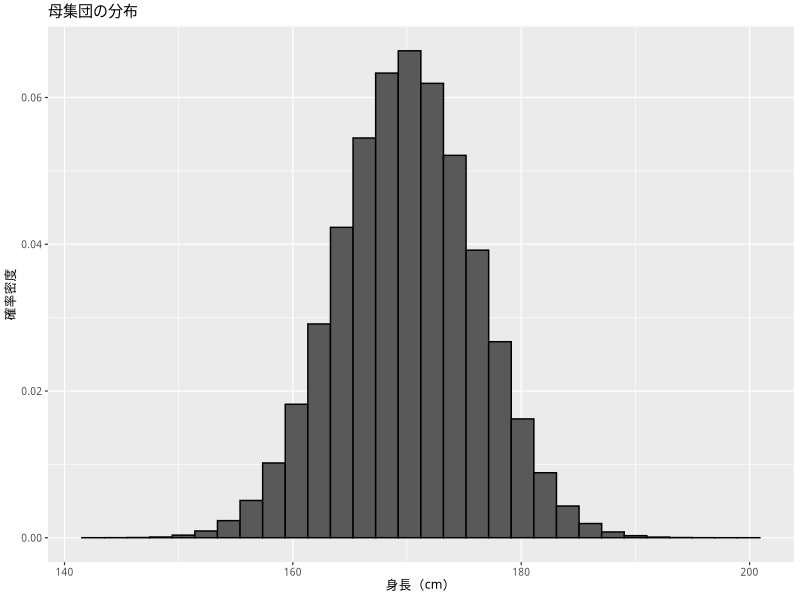
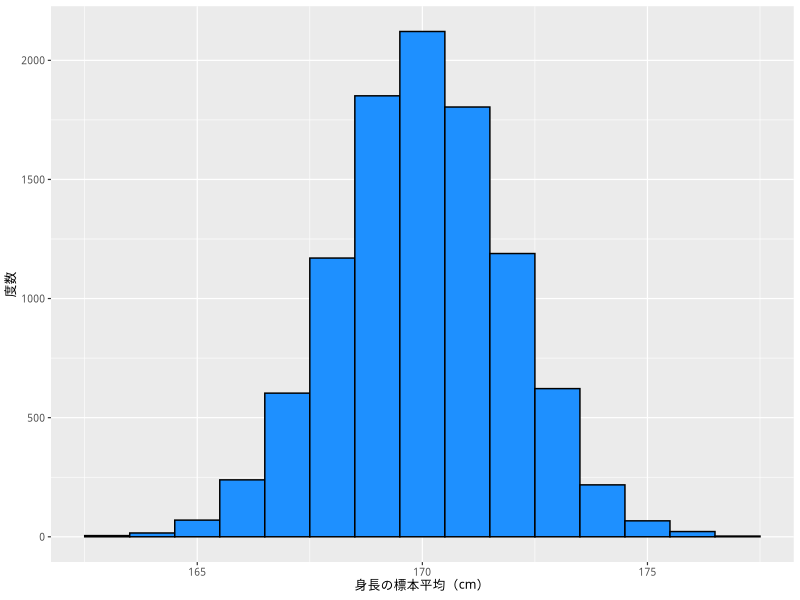
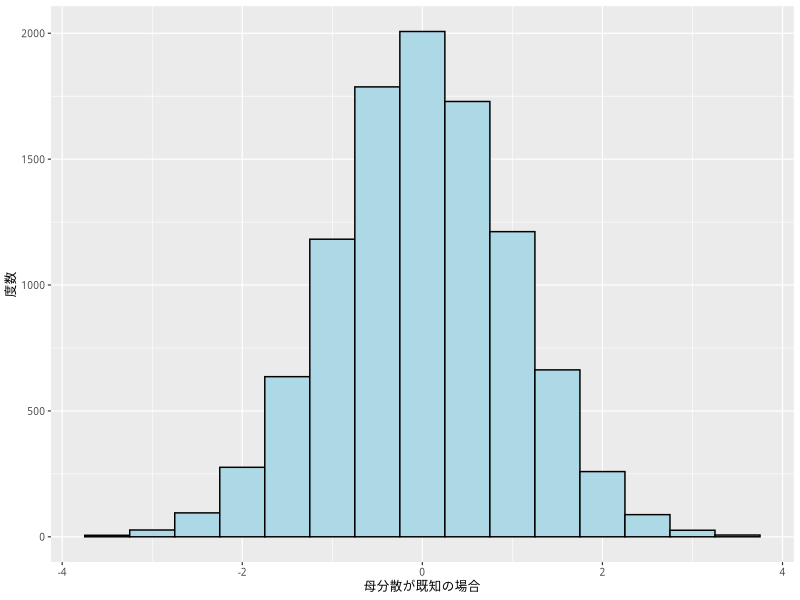
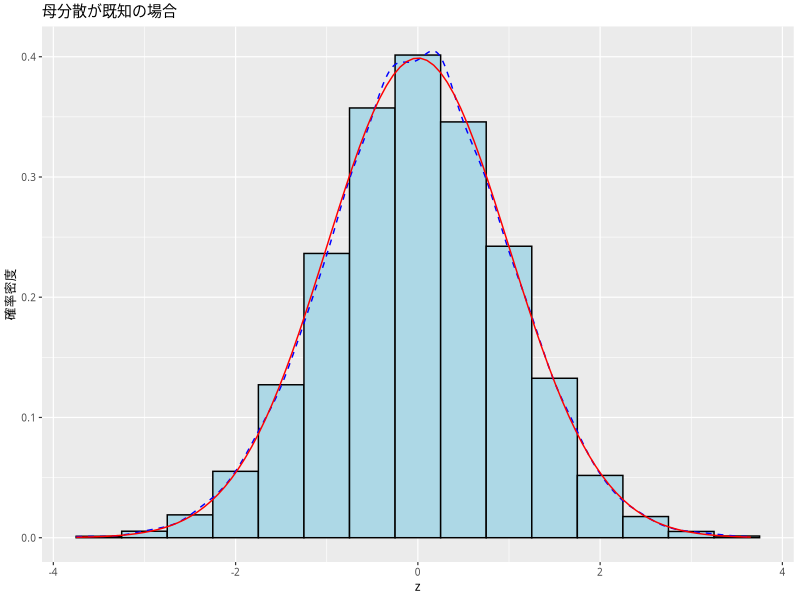
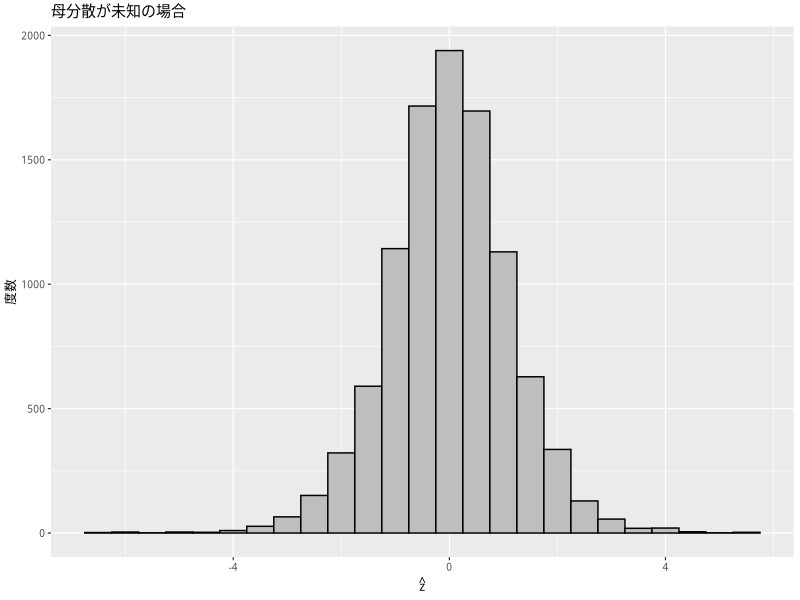
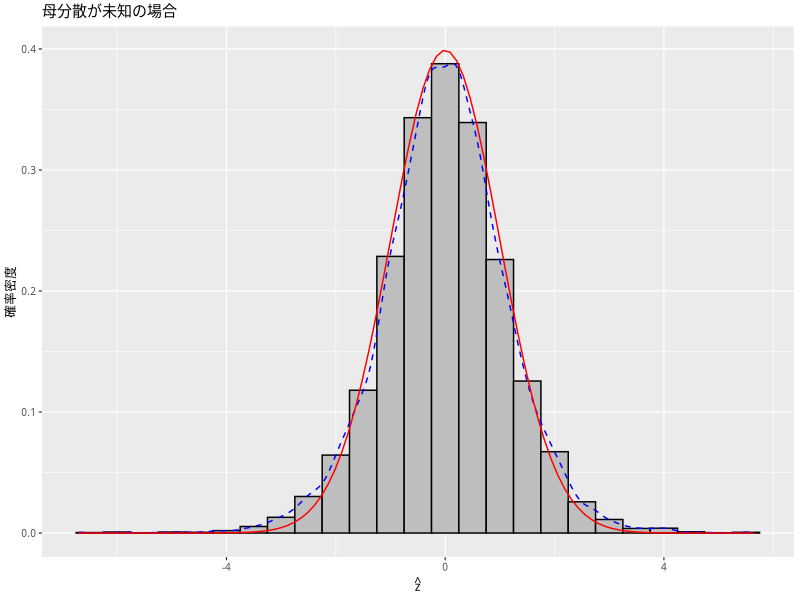
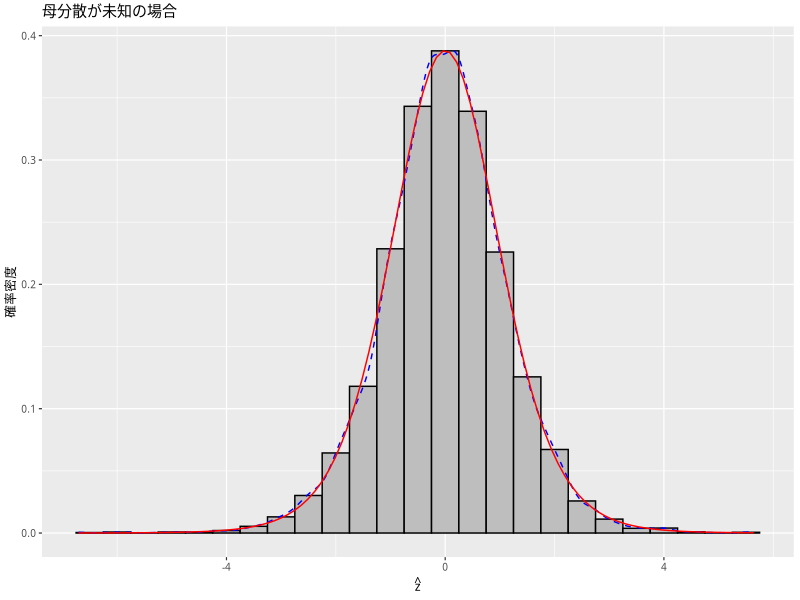
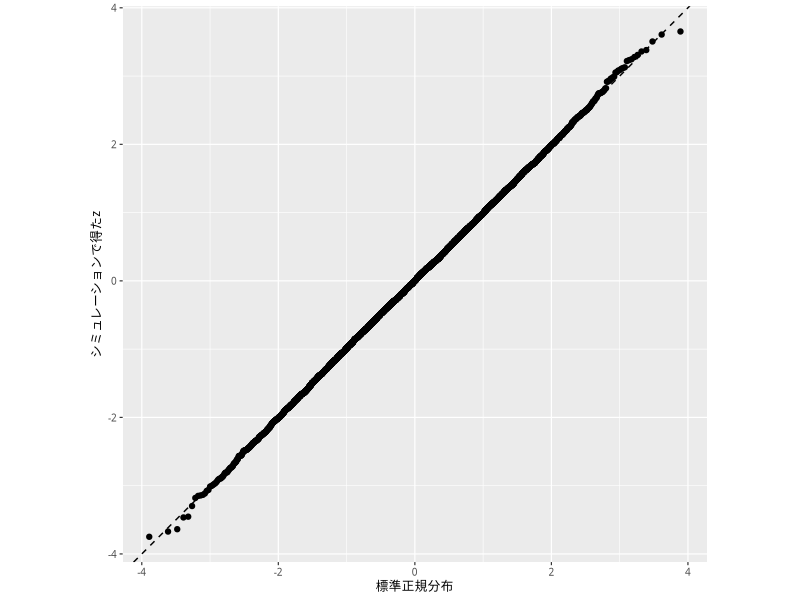

Write R code to recreate these figures, in order.
## ---- chunk 1
#| include: false

if (knitr::is_latex_output()) {
  knitr::opts_chunk$set(dev = 'cairo_pdf')
}
## ---- chunk 2
#| echo: false
#| message:  false

library(tidyverse)
my_font <- 'HiraginoSans-W3'
theme_set(theme_gray(base_size = 9,
                     base_family = my_font))
## ---- chunk 3
pop <- rnorm(1e6, mean = 170, sd = 6)
pop_height <- ggplot(tibble(pop),
                     aes(x = pop,
                         y = after_stat(density))) +
  geom_histogram(color = 'black') +
  labs(x = '身長（cm）',
       y = '確率密度',
       title = '母集団の分布')
plot(pop_height)
## ---- chunk 4
mean(pop)
## ---- chunk 5
sd(pop)
## ---- chunk 6
N <- 10
n_sims <- 1e4
means <- rep(NA, 1e4)
## ---- chunk 7
u <- rep(NA, 1e4)
## ---- chunk 8
for (i in 1 : n_sims) {
  smpl <- sample(pop, size = N, replace = FALSE)
  means[i] <- mean(smpl)
  u[i] <- sd(smpl)
}
## ---- chunk 9
df_sim <- tibble(mean = means,
                 sd   = u)
h1 <- ggplot(df_sim, aes(x = mean)) +
  geom_histogram(binwidth = 1,
                 color    = 'black',
                 fill     = 'dodgerblue') +
  labs(x = '身長の標本平均（cm）',
       y = '度数')
plot(h1)
## ---- chunk 10
(mu <- mean(means))
## ---- chunk 11
(sigma <- sd(pop))
## ---- chunk 12
z <- (means - mu) / (sigma / sqrt(N))
## ---- chunk 13
df_sim$z <- z
h2 <- ggplot(df_sim, aes(x = z)) +
  geom_histogram(binwidth = 0.5,
                 color    = 'black',
                 fill     = 'lightblue') +
  labs(x = '母分散が既知の場合',
       y = '度数')
plot(h2)
## ---- chunk 14
h3 <- ggplot(df_sim) +
  geom_histogram(aes(x = z,
                     y = after_stat(density)),
                 binwidth = 0.5,
                 color    = 'black',
                 fill     = 'lightblue') +
  geom_density(aes(x = z,
                   y = after_stat(density)),
               color    = 'blue',
               linetype = 'dashed') +
  stat_function(fun         = dnorm,
                inherit.aes = FALSE,
                color       = 'red') +
  labs(y = '確率密度',
       title = '母分散が既知の場合')
plot(h3)
## ---- chunk 15
z_hat <- (means - mu) / (u / sqrt(N))
## ---- chunk 16
df_sim$z_hat <- z_hat
h4 <- ggplot(df_sim, aes(x = z_hat)) +
  geom_histogram(binwidth = 0.5,
                 color    = 'black',
                 fill     = 'gray') +
  labs(x = expression(hat(z)),
       y = '度数',
       title = '母分散が未知の場合')
plot(h4)
## ---- chunk 17
h5 <- ggplot(df_sim) +
  geom_histogram(aes(x = z_hat,
                     y = after_stat(density)),
                 binwidth = 0.5,
                 color    = 'black',
                 fill     = 'gray') +
  geom_density(aes(x = z_hat,
                   y = after_stat(density)),
               color    = 'blue',
               linetype = 'dashed') +
  stat_function(fun         = dnorm,
                inherit.aes = FALSE,
                color       = 'red') +
  labs(x = expression(hat(z)),
       y = '確率密度',
       title = '母分散が未知の場合')
plot(h5)
## ---- chunk 18
h6 <- ggplot(df_sim) +
  geom_histogram(aes(x = z_hat,
                     y = after_stat(density)),
                 binwidth = 0.5,
                 color    = 'black',
                 fill     = 'gray') +
  geom_density(aes(x = z_hat,
                   y = after_stat(density)),
               color    = 'blue',
               linetype = 'dashed') +
  stat_function(fun         = dt,
                args        = list(df = 9),
                inherit.aes = FALSE,
                color       = 'red') +
  labs(x = expression(hat(z)),
       y = '確率密度',
       title = '母分散が未知の場合')
plot(h6)
## ---- chunk 19
quantile(z, probs = c(0.025, 0.5, 0.975))
## ---- chunk 20
qq1 <- ggplot(df_sim, aes(sample = z)) +
  geom_abline(intercept = 0,
              slope     = 1,
              linetype  = 'dashed') +
  stat_qq(distribution = qnorm) +
  coord_fixed(ratio = 1) +
  labs(x = '標準正規分布',
       y = 'シミュレーションで得たz')
plot(qq1)
## ---- chunk 21
qq2 <- ggplot(df_sim, aes(sample = z_hat)) +
  geom_abline(intercept = 0,
              slope     = 1,
              linetype  = 'dashed') +
  stat_qq(distribution = qnorm) +
  xlim(-6, 6) +
  ylim(-6, 6) +
  coord_fixed(ratio = 1) +
  labs(x = '標準正規分布',
       y = expression(paste('シミュレーションで得た', hat(z))))
plot(qq2)
## ---- chunk 22
qq3 <- ggplot(df_sim, aes(sample = z_hat)) +
  geom_abline(intercept = 0,
              slope     = 1,
              linetype  = 'dashed') +
  stat_qq(distribution = qt, dparams = 9) +
  xlim(-6, 6) +
  ylim(-6, 6) +
  coord_fixed(ratio = 1) +
  labs(x = '自由度9のt分布',
       y = expression(paste('シミュレーションで得た', hat(z))))
plot(qq3)
## ---- chunk 23
x1 <- seq(-3, 3, length = 1000)
stdn <- dnorm(x1, mean = 0, sd = 1)
t1 <- dt(x1, df = 1)
t2 <- dt(x1, df = 2)
t10 <- dt(x1, df = 10)
df_t <- tibble(x = rep(x1, 4),
               t = c(stdn, t1, t2, t10),
               group = rep(c('stdn', 't1', 't2', 't10'),
                           rep(1000, 4)))
glimpse(df_t)
## ---- chunk 24
le_labels <- c('標準正規分布', 't(df = 1)', 't(df = 2)', 't(df = 10)')
plt_t <- ggplot(df_t, aes(x = x, y = t,
                          color    = group,
                          linetype = group)) +
  geom_line() +
  scale_color_brewer(palette = 'Accent',
                     name    = '',
                     labels  = le_labels) +
  scale_linetype_discrete(name   = '',
                          labels = le_labels) +
  labs(x = '', y = '確率密度')
plot(plt_t)
## ---- chunk 25
smpl_1 <- sample(pop, size = 10, replace = FALSE)
## ---- chunk 26
(h_bar <- mean(smpl_1))
## ---- chunk 27
(se <- sd(smpl_1) / sqrt(10))
## ---- chunk 28
qt(df = 9, p = 0.025) # qt(df = 9, p = 0.025, lower.tail = FALSE)
## ---- chunk 29
(lb <- h_bar + qt(df = 9, p = 0.025) * se)
(ub <- h_bar + qt(df = 9, p = 0.975) * se)
## ---- chunk 30
get_ci <- function(x, level = 0.95) {
  ## t 分布を利用して母平均の95%信頼区間を求める関数
  ## 引数: x = 標本（観測値のベクトル）
  ##       level = 信頼度
  N <- length(x)
  x_bar <- mean(x)
  se <- sd(x) / sqrt(N)
  t <- qt(df = N - 1, p = (1 - level) / 2, lower.tail = FALSE)
  lb <- x_bar - t * se
  ub <- x_bar + t * se
  confint <- c(lb, ub)
  names(confint) <- c(str_c(level*100, "%CIの下限値"),
                      str_c(level*100, "%CIの上限値"))
  return(confint)
}
## ---- chunk 31
get_ci(smpl_1)
